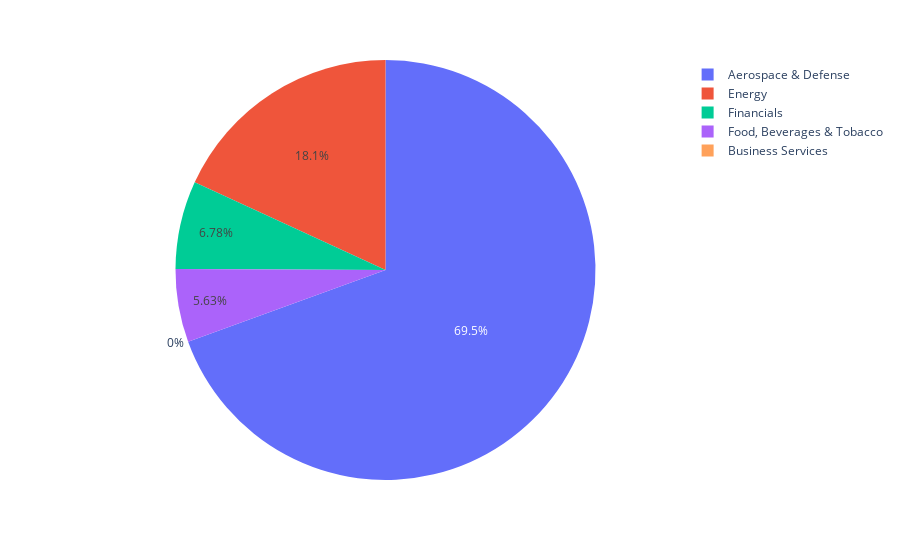

The cell this chart's notebook holds for it:
### Code cell
last.dropna()
px.pie(last, values = last.groupby('sector')['amount_receipt'].sum()[:5], names = np.unique(last.sector)[:5])

### Figure 1 — Plotly figure (JSON) as saved in the notebook; plotly's stock layout.template omitted (floating-point values rounded to 4 significant figures)
{"data": [{"domain": {"x": [0, 1], "y": [0, 1]}, "hovertemplate": "label=%{label}<br>value=%{value}<extra></extra>", "labels": ["Aerospace & Defense", "Business Services", "Energy", "Financials", "Food, Beverages & Tobacco"], "legendgroup": "", "name": "", "showlegend": true, "type": "pie", "values": [19688835, 0, 5142789, 1920828, 1595867]}], "layout": {"legend": {"tracegroupgap": 0}, "margin": {"t": 60}}}
